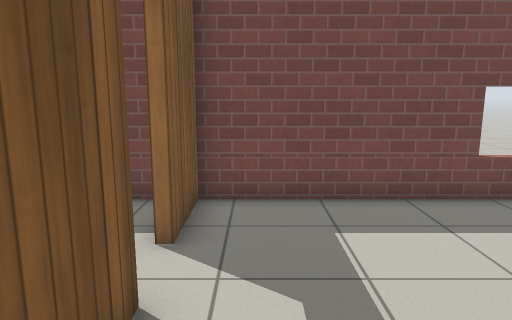
View 1 (above)

17 first-person views from a walk through a Gazebo world. The camera is 1.2 m above the floor, tilts 10° down and sees 70° across. The floor is counted in squares, 0.5 m on a side. Each view is taken from the middle of a square. On the plan, view 1 faces up. The plan holds only what a view shows up to about 20 squares ahead; the rest is blank. Simple patterns stand in for the simulator's built-in surfaces.

View 2
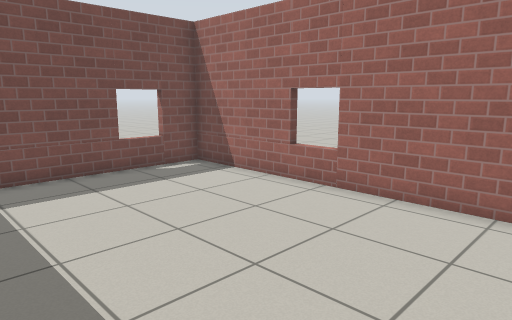

View 3
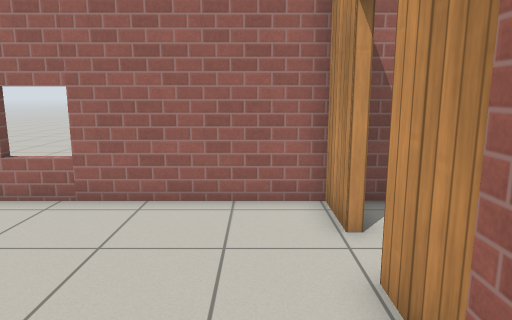

View 4
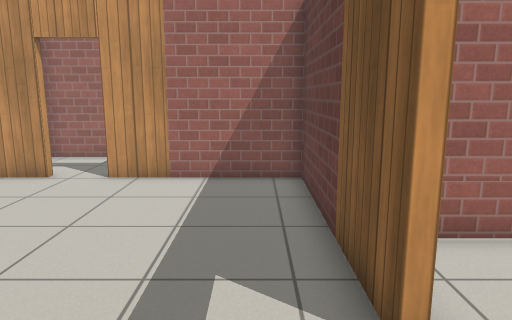

View 5
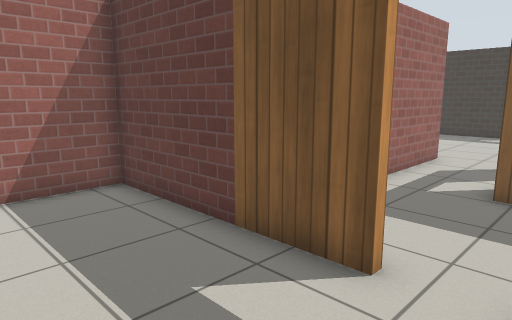

View 6
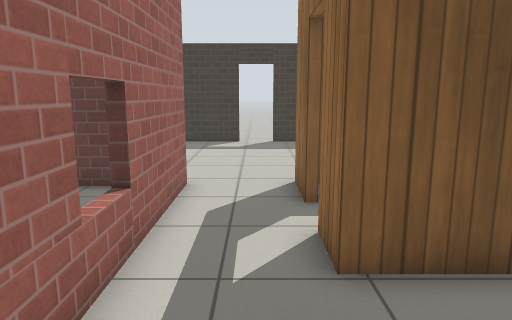

View 7
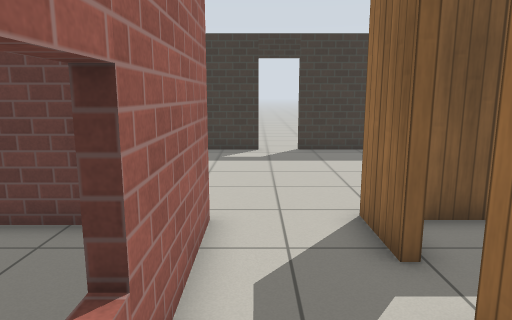

View 8
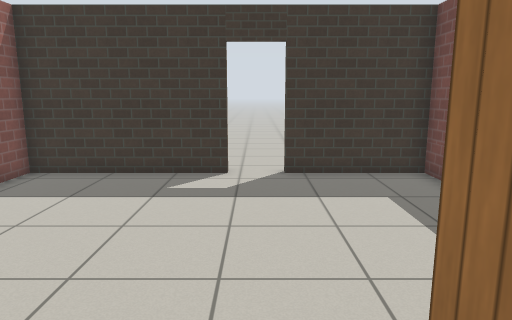

View 9
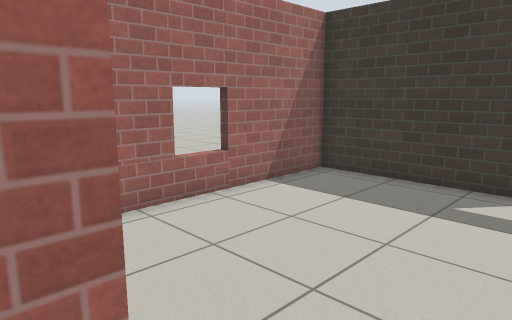

View 10
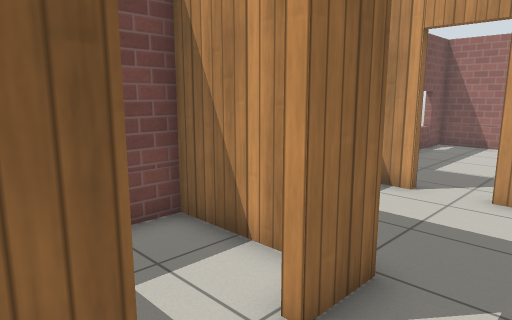

View 11
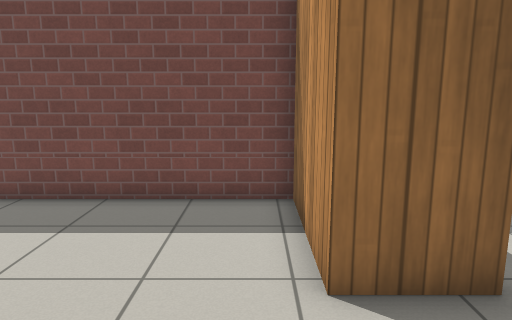

View 12
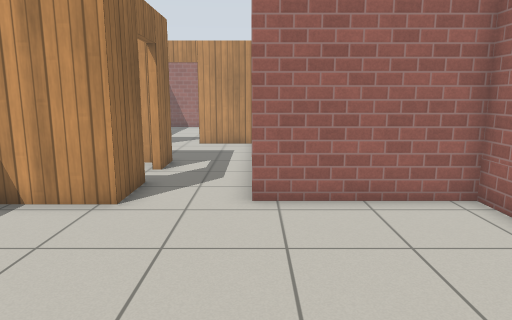

View 13
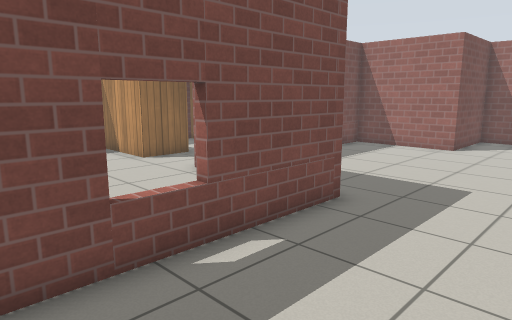

View 14
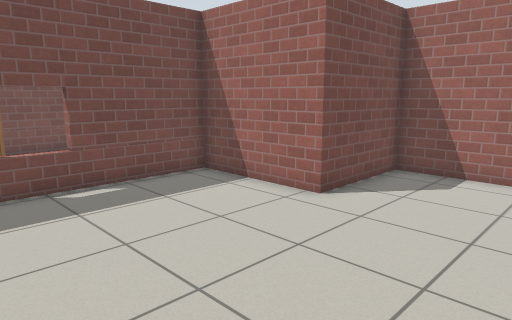

View 15
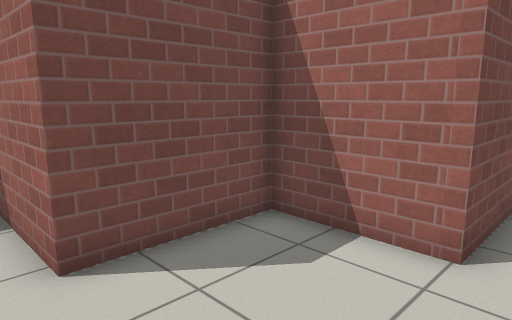

View 16
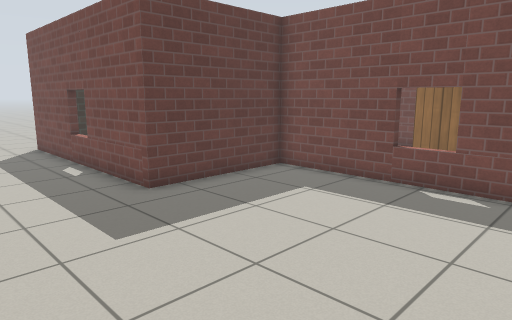

View 17
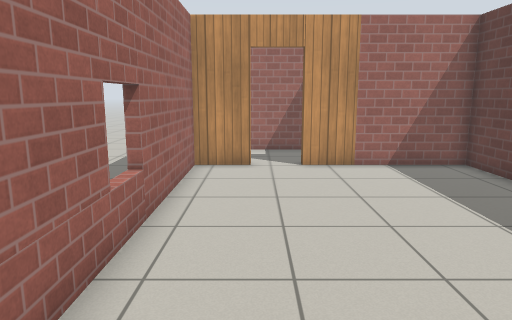

### Floor plan
Ten units are one square. View 1 is at (0, 0); x grows to the right and y downward. Boxes are objects, and circles mark ways between rooms. Rooms are numbered by the first view taken in them; rooms with no view inside come last. Other rooms are left out.
<svg viewBox="-235 -95 322 176">
<path fill="none" stroke="#000" d="M-14 -39 -14 36 44 36M62 36 82 36 82 -83 -14 -83 -14 -57M-66 -65 -66 -41 -82 -41M-100 -41 -121 -41M-16 -57 -16 -65M-16 -11 -16 -39M-24 -83 -59 -83M-119 -11 -30 -11M-213 -21 -213 41 -119 41 -119 -11M-121 -41 -121 -83 -213 -83 -213 -39M26 76 26 39 -16 39 -16 -8 -115 -8 -115 44 -216 44M59 76 26 76M39 73 81 73M82 50 82 45M-118 -65 -118 -46M-98 -83 -106 -83M-69 -47 -69 -83 -81 -83"/>
<circle cx="-15" cy="-45" r="3" fill="#2a7"/>
<circle cx="55" cy="40" r="3" fill="#2a7"/>
<circle cx="-130" cy="-25" r="3" fill="#2a7"/>
<circle cx="-95" cy="-40" r="3" fill="#2a7"/>
<circle cx="-212" cy="-30" r="3" fill="#2a7"/>
<circle cx="-230" cy="-30" r="3" fill="#2a7"/>
<text x="30" y="-20">1</text>
<text x="-60" y="-40">2</text>
<text x="-170" y="-20">3</text>
<text x="-100" y="50">4</text>
<text x="-20" y="-90">5</text>
<text x="50" y="60">6</text>
<text x="-100" y="-60">7</text>
</svg>
Room 1 opens to room 2. Room 1 opens to room 6. Room 2 opens to room 3. Room 2 opens to room 7. Room 3 opens to room 4. Room 4 opens to room 5.

Where each view was taken, in squares from view 1:
view 1: 0 up, 0 right, facing up
view 2: 3 down, 0 right, facing up-right
view 3: 2 down, 0 right, facing right
view 4: 7 up, 0 right, facing down
view 5: 6 up, 3 right, facing down-left
view 6: 3 up, 2 left, facing left
view 7: 2 up, 5 left, facing left
view 8: 3 up, 10 left, facing left
view 9: 3 up, 11 left, facing down-left
view 10: 2 up, 11 left, facing up-right
view 11: 0 up, 13 left, facing up
view 12: 1 up, 20 left, facing right
view 13: 9 down, 19 left, facing up-right
view 14: 9 down, 9 left, facing up-right
view 15: 9 down, 3 left, facing up-right
view 16: 9 down, 3 left, facing up-left
view 17: 9 up, 6 right, facing down
